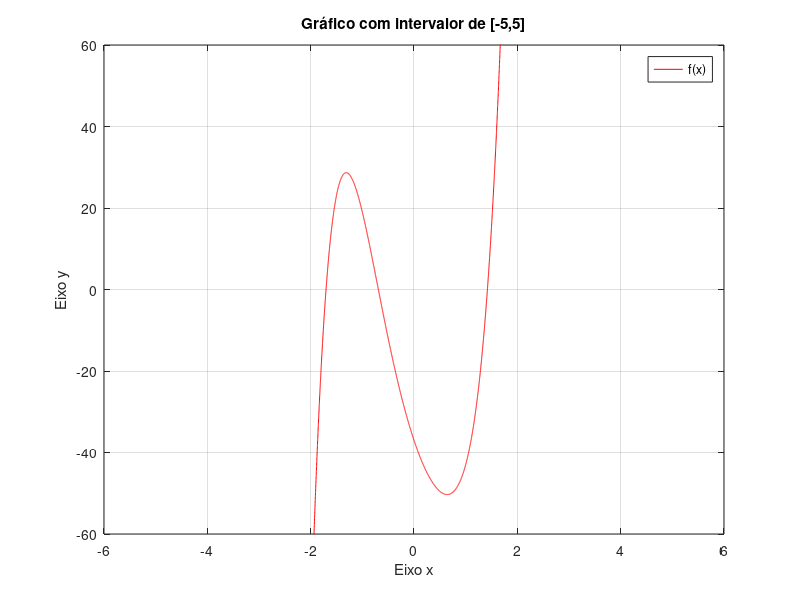

The MATLAB source for this figure:
%Aluna: Beatriz Emiliano Maciel de Sousa 
%Matricula: 120111097

%Questão 2 - Gráfico

x = -5:0.001:5
y = 7.*x.^(5)+25.*x.^(2)-38*x-37;
plot(x,y, 'r-'); %Plot do gráfico, com o traço continuo na cor vermelha
ylim([-60 60]);
title('Gráfico com intervalor de [-5,5]'); %Titulo 
xlabel('Eixo x'); %label 
ylabel('Eixo y');
legend('f(x)');
grid on;